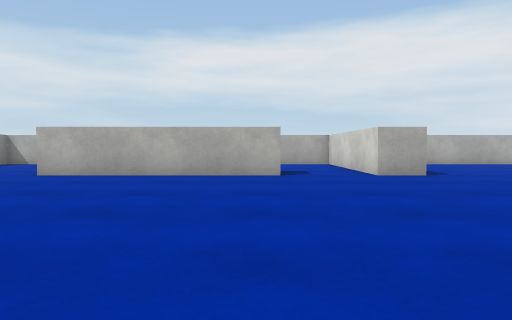
View 1 (above)

18 first-person views from a walk through a Unity game level. The camera is 0.58 m above the floor, tilts 2° down and sees 70° across. The floor is counted in squares, 1 m on a side. Each view is taken from the middle of a square. On the plan, view 1 faces up. The plan holds only what a view shows up to about 10 squares ahead; the rest is blank. The player is left out. Surface patterns are stand-ins for the level's own textures.

View 2
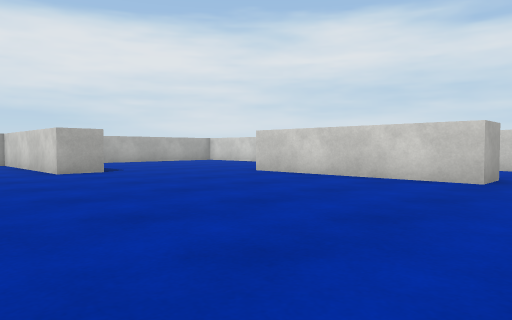

View 3
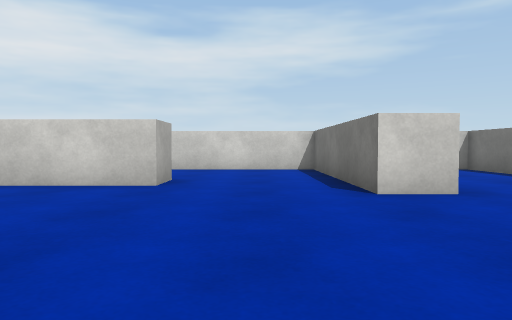

View 4
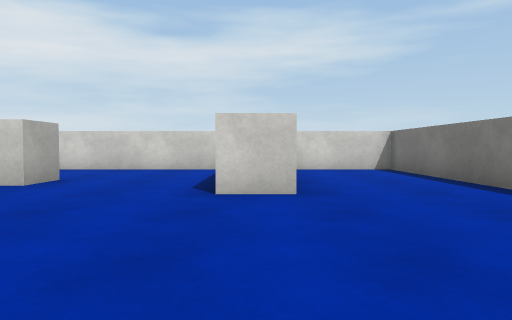

View 5
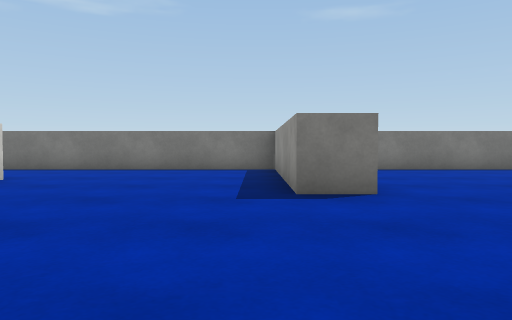

View 6
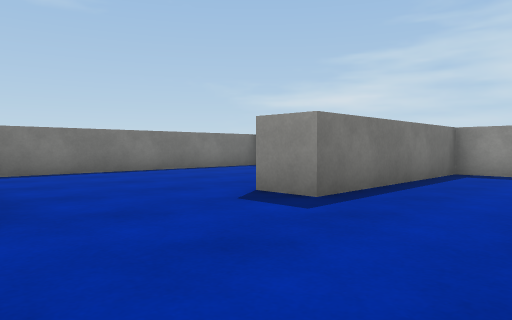

View 7
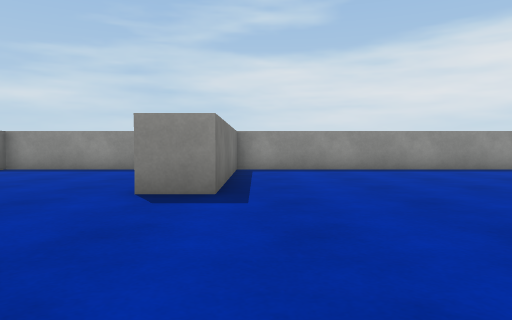

View 8
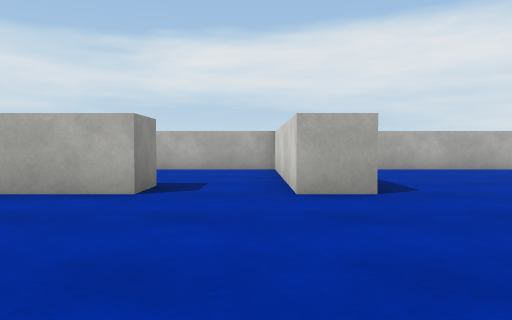

View 9
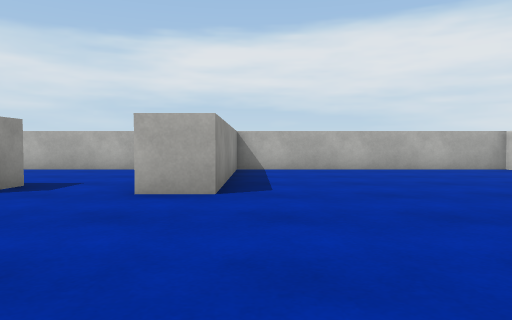

View 10
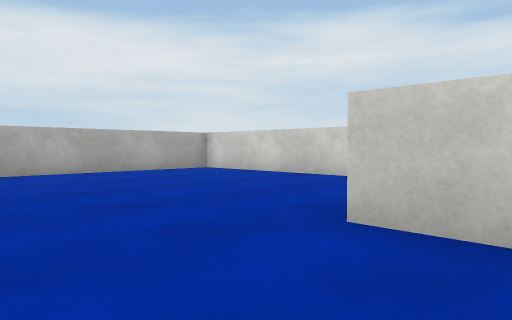

View 11
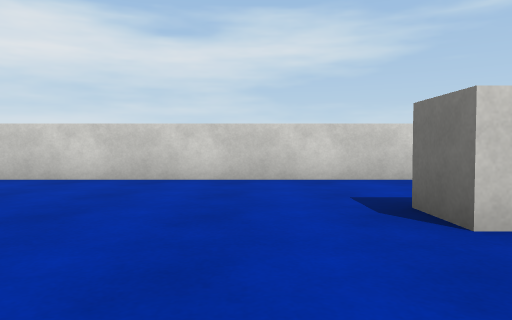

View 12
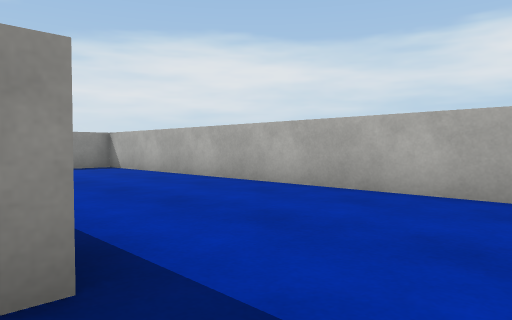

View 13
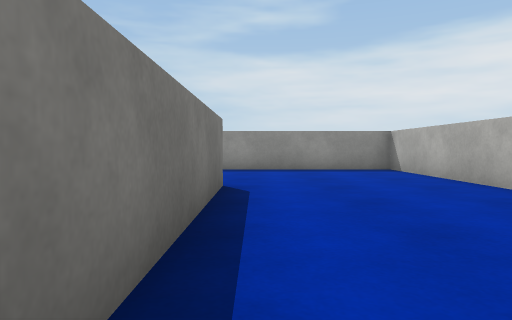

View 14
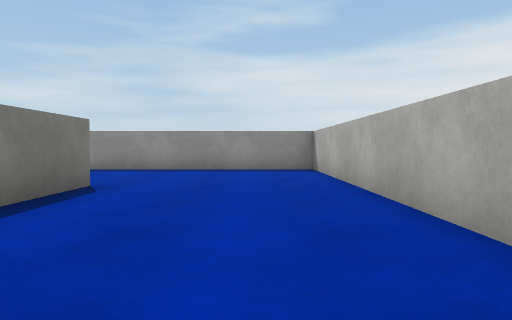

View 15
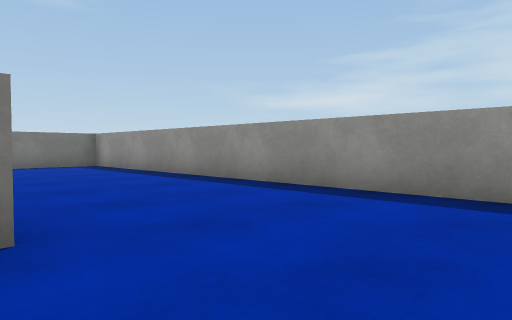

View 16
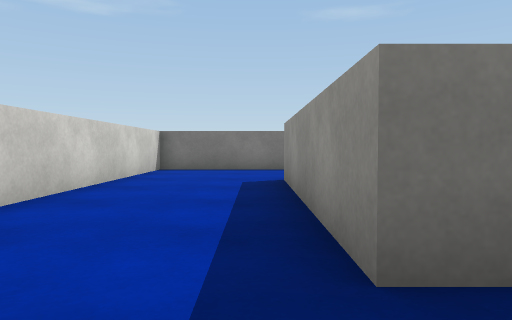

View 17
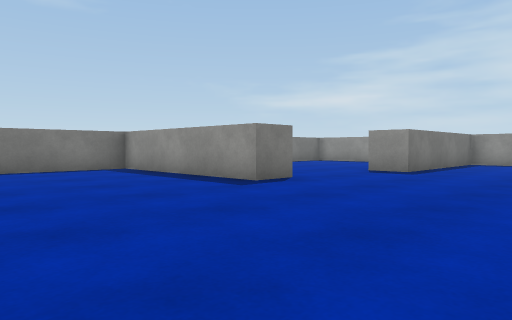

View 18
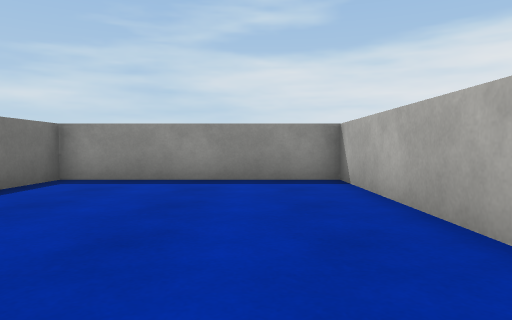

### Floor plan
Points are (right, up) in squares from view 1. A wall is a line through its corners. A room is listed if a view was taken in it or the views show most of it. See-through windows are left out.
Room 1 (views 1, 2, 3, 4, 5, 6, 7, 8, 9, 10, 11, 12, 13, 14, 15, 16, 17, 18)
walls: (-0.5, -1.5) (0.5, -1.5) (0.5, -6.5) (10.5, -6.5) (10.5, -4); (6.5, 0.5) (6.5, 5.5) (7.5, 5.5) (7.5, 0.5) (6.5, 0.5); (-4.1, -1.5) (-8.5, -1.5) (-8.5, -6.5) (-1.5, -6.5); (-4.6, 8.5) (0.5, 8.5) (0.5, 7.5) (-4.5, 7.5); (5.5, -3.6) (5.5, -2.5) (10.5, -2.5) (10.5, 12.5) (3.5, 12.5); (3.5, 12.2) (3.5, 7.5) (2.5, 7.5) (2.5, 12.1); (2.6, 12.5) (-8.5, 12.5) (-8.5, -0.5) (-3.5, -0.5) (-3.5, -1.5)

Where each view was taken, in squares from view 1:
view 1: 0 up, 0 right, facing up
view 2: 1 down, 0 right, facing up-right
view 3: 1 down, 1 right, facing right
view 4: 3 down, 1 right, facing right
view 5: 3 up, 1 right, facing down
view 6: 2 up, 0 right, facing down-left
view 7: 0 up, 1 right, facing left
view 8: 3 up, 2 right, facing up
view 9: 3 up, 4 right, facing up
view 10: 4 up, 4 right, facing up-right
view 11: 7 up, 4 right, facing right
view 12: 8 up, 2 right, facing up-left
view 13: 9 up, 1 right, facing left
view 14: 11 up, 1 right, facing left
view 15: 11 up, 4 left, facing down-left
view 16: 7 up, 8 right, facing down
view 17: 3 up, 5 right, facing down-left
view 18: 3 down, 2 left, facing left
